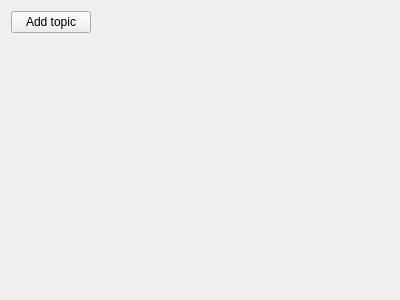
<?xml version="1.0" encoding="UTF-8"?>
<ui version="4.0">
 <class>CharacterTopicEditor</class>
 <widget class="QWidget" name="CharacterTopicEditor">
  <property name="geometry">
   <rect>
    <x>0</x>
    <y>0</y>
    <width>400</width>
    <height>300</height>
   </rect>
  </property>
  <property name="windowTitle">
   <string>Form</string>
  </property>
  <layout class="QVBoxLayout" name="verticalLayout">
   <item alignment="Qt::AlignLeft">
    <widget class="QPushButton" name="btnAdd">
     <property name="cursor">
      <cursorShape>PointingHandCursor</cursorShape>
     </property>
     <property name="text">
      <string>Add topic</string>
     </property>
     <property name="base" stdset="0">
      <bool>true</bool>
     </property>
     <property name="positive" stdset="0">
      <bool>true</bool>
     </property>
    </widget>
   </item>
   <item>
    <widget class="QScrollArea" name="scrollArea">
     <property name="frameShape">
      <enum>QFrame::NoFrame</enum>
     </property>
     <property name="widgetResizable">
      <bool>true</bool>
     </property>
     <widget class="QWidget" name="scrollAreaWidgetTopics">
      <property name="geometry">
       <rect>
        <x>0</x>
        <y>0</y>
        <width>382</width>
        <height>254</height>
       </rect>
      </property>
      <property name="sizePolicy">
       <sizepolicy hsizetype="Preferred" vsizetype="Expanding">
        <horstretch>0</horstretch>
        <verstretch>0</verstretch>
       </sizepolicy>
      </property>
      <property name="white-bg" stdset="0">
       <bool>true</bool>
      </property>
      <layout class="QVBoxLayout" name="verticalLayout_2">
       <property name="spacing">
        <number>3</number>
       </property>
       <property name="leftMargin">
        <number>2</number>
       </property>
       <property name="topMargin">
        <number>2</number>
       </property>
       <property name="rightMargin">
        <number>2</number>
       </property>
       <property name="bottomMargin">
        <number>2</number>
       </property>
      </layout>
     </widget>
    </widget>
   </item>
  </layout>
 </widget>
 <resources/>
 <connections/>
</ui>
